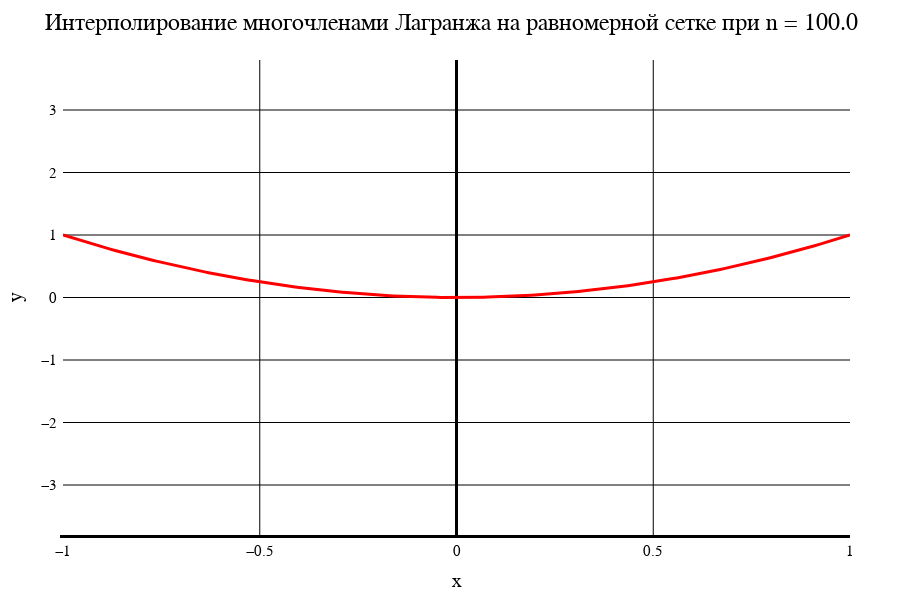

Source (notebook cell):
### Markdown cell above
Лагранж. Равномерная сетка

### Code cell
data1[1]

### Figure 1 — Plotly figure (JSON) as saved in the notebook; plotly's stock layout.template omitted (floating-point values rounded to 4 significant figures; data arrays with more than 128 entries replaced by an {"elided": "..."} marker saying what was removed)
{"data": [{"line": {"color": "red", "width": 3}, "mode": "line", "type": "scatter", "x": {"elided": "201 float values"}, "y": {"elided": "201 float values"}}], "layout": {"coloraxis": {"outlinecolor": "black"}, "font": {"color": "black", "family": "Time New Roman"}, "height": 600, "margin": {"b": 50, "l": 50, "r": 50, "t": 60}, "paper_bgcolor": "white", "plot_bgcolor": "white", "title": {"autosize": false, "font": {"color": "black", "family": "Times New Roman", "size": 24}, "paper_bgcolor": "red", "text": "Интерполирование многочленами Лагранжа на равномерной сетке при n = 100.0"}, "width": 900, "xaxis": {"color": "black", "gridcolor": "black", "gridwidth": 1, "linecolor": "black", "linewidth": 3, "tickfont": {"size": 15}, "title": {"font": {"color": "black", "family": "Times New Roman", "size": 20}, "text": "x"}, "zeroline": true, "zerolinecolor": "black", "zerolinewidth": 3}, "yaxis": {"exponentformat": "power", "gridcolor": "black", "gridwidth": 1, "linewidth": 3, "range": [-3.8, 3.8], "tickfont": {"size": 15}, "title": {"font": {"color": "black", "family": "Times New Roman", "size": 20}, "text": "y"}, "zeroline": true, "zerolinecolor": "black", "zerolinewidth": 1}}}
